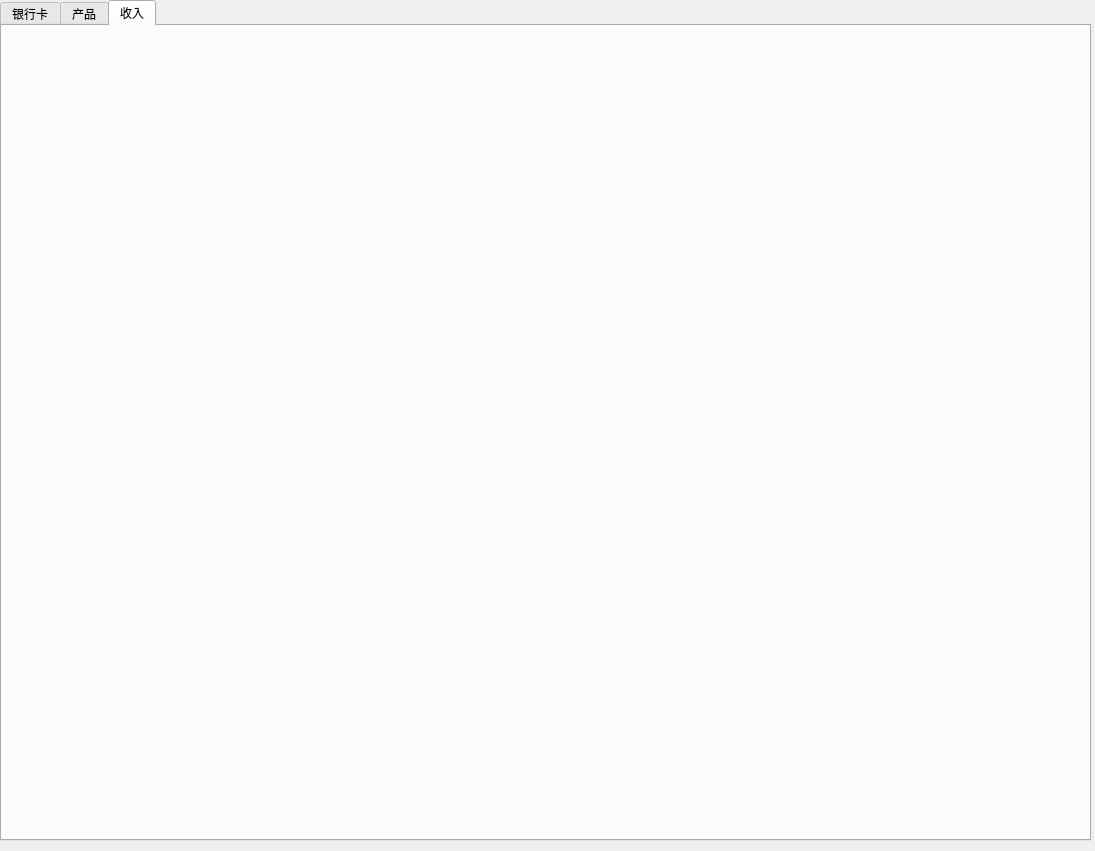
<?xml version="1.0" encoding="UTF-8"?>
<ui version="4.0">
 <class>Form</class>
 <widget class="QWidget" name="Form">
  <property name="geometry">
   <rect>
    <x>0</x>
    <y>0</y>
    <width>1095</width>
    <height>851</height>
   </rect>
  </property>
  <property name="windowTitle">
   <string>Form</string>
  </property>
  <widget class="QTabWidget" name="tabWidget">
   <property name="geometry">
    <rect>
     <x>0</x>
     <y>0</y>
     <width>1091</width>
     <height>841</height>
    </rect>
   </property>
   <property name="currentIndex">
    <number>2</number>
   </property>
   <widget class="QWidget" name="cardTab">
    <attribute name="title">
     <string>银行卡</string>
    </attribute>
   </widget>
   <widget class="QWidget" name="productTab">
    <attribute name="title">
     <string>产品</string>
    </attribute>
   </widget>
   <widget class="QWidget" name="incomeTab">
    <attribute name="title">
     <string>收入</string>
    </attribute>
   </widget>
  </widget>
 </widget>
 <resources/>
 <connections/>
</ui>
